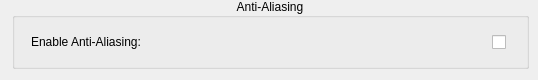
        <widget class="QWidget" name="LineTab">
         <attribute name="title">
          <string>Line</string>
         </attribute>
         <widget class="QGroupBox" name="AntiAliasingGB">
          <property name="geometry">
           <rect>
            <x>12</x>
            <y>-2</y>
            <width>517</width>
            <height>71</height>
           </rect>
          </property>
          <property name="toolTip">
           <string/>
          </property>
          <property name="title">
           <string>Anti-Aliasing</string>
          </property>
          <property name="alignment">
           <set>Qt::AlignCenter</set>
          </property>
          <property name="checkable">
           <bool>false</bool>
          </property>
          <property name="checked">
           <bool>false</bool>
          </property>
          <widget class="QLabel" name="UseAALabel">
           <property name="geometry">
            <rect>
             <x>19</x>
             <y>33</y>
             <width>131</width>
             <height>21</height>
            </rect>
           </property>
           <property name="text">
            <string>Enable Anti-Aliasing:</string>
           </property>
          </widget>
          <widget class="QCheckBox" name="UseAACB">
           <property name="geometry">
            <rect>
             <x>480</x>
             <y>34</y>
             <width>17</width>
             <height>20</height>
            </rect>
           </property>
           <property name="focusPolicy">
            <enum>Qt::NoFocus</enum>
           </property>
           <property name="toolTip">
            <string>Enables anti-aliasing</string>
           </property>
           <property name="text">
            <string/>
           </property>
          </widget>
         </widget>
        </widget>
